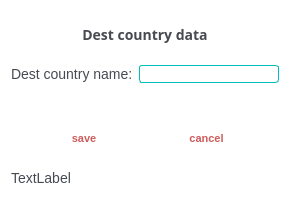
<?xml version="1.0" encoding="UTF-8"?>
<ui version="4.0">
 <class>form_olymp_country</class>
 <widget class="QDialog" name="form_olymp_country">
  <property name="geometry">
   <rect>
    <x>0</x>
    <y>0</y>
    <width>290</width>
    <height>213</height>
   </rect>
  </property>
  <property name="windowTitle">
   <string>Dialog</string>
  </property>
  <property name="styleSheet">
   <string notr="true">QLabel{
	font-family: 'Montserrat', sans-serif;
	font-size: 14px;
	color: rgb(71, 74, 81);
}

QDialog{
	background-color: rgb(255, 255, 255);
}

QLineEdit{
	border: 1px solid rgb(0, 188, 188);
	border-radius: 3px;
}

QPushButton{
	height: 20px;
	font-family: 'Montserrat', sans-serif;
	font-size: 11px;
	text-transform: uppercase;
	font-weight: 600;
	color: rgb(205, 92, 92);
	background-color: rgba(255, 255, 255, 0);
	border: none;
}

QPushButton:hover{
	height: 75px;
	border: 1px solid rgba(205, 92, 92, 1) ;
	border-radius: 5px;
	font-family: 'Montserrat', sans-serif;
	font-size: 11px;
	text-transform: uppercase;
	font-weight: 600;
	color: rgb(205, 92, 92);
	background-color: rgba(255, 255, 255, 0);
}

QPushButton:pressed{
	background-color: rgba(205, 92, 92, 1);
	color: white;
	border:2px solid;
	border: 1px solid rgba(205, 92, 92, 1) ;
	border-radius: 5px;
	font-family: 'Montserrat', sans-serif;

}</string>
  </property>
  <layout class="QVBoxLayout" name="verticalLayout">
   <item>
    <widget class="QLabel" name="label_9">
     <property name="font">
      <font>
       <family>Montserrat</family>
       <pointsize>-1</pointsize>
       <weight>75</weight>
       <bold>true</bold>
      </font>
     </property>
     <property name="text">
      <string>Dest country data</string>
     </property>
     <property name="alignment">
      <set>Qt::AlignCenter</set>
     </property>
    </widget>
   </item>
   <item>
    <layout class="QFormLayout" name="formLayout">
     <property name="labelAlignment">
      <set>Qt::AlignRight|Qt::AlignTrailing|Qt::AlignVCenter</set>
     </property>
     <item row="0" column="0">
      <widget class="QLabel" name="label_2">
       <property name="text">
        <string>Dest country name:</string>
       </property>
      </widget>
     </item>
     <item row="0" column="1">
      <widget class="QLineEdit" name="lineEdit_2"/>
     </item>
    </layout>
   </item>
   <item>
    <layout class="QHBoxLayout" name="horizontalLayout">
     <property name="spacing">
      <number>23</number>
     </property>
     <property name="leftMargin">
      <number>23</number>
     </property>
     <property name="topMargin">
      <number>9</number>
     </property>
     <property name="rightMargin">
      <number>23</number>
     </property>
     <item>
      <widget class="QPushButton" name="but_save">
       <property name="text">
        <string>save</string>
       </property>
      </widget>
     </item>
     <item>
      <widget class="QPushButton" name="but_can">
       <property name="text">
        <string>cancel</string>
       </property>
      </widget>
     </item>
    </layout>
   </item>
   <item>
    <widget class="QLabel" name="statusLabel">
     <property name="text">
      <string>TextLabel</string>
     </property>
    </widget>
   </item>
  </layout>
 </widget>
 <resources/>
 <connections/>
</ui>
